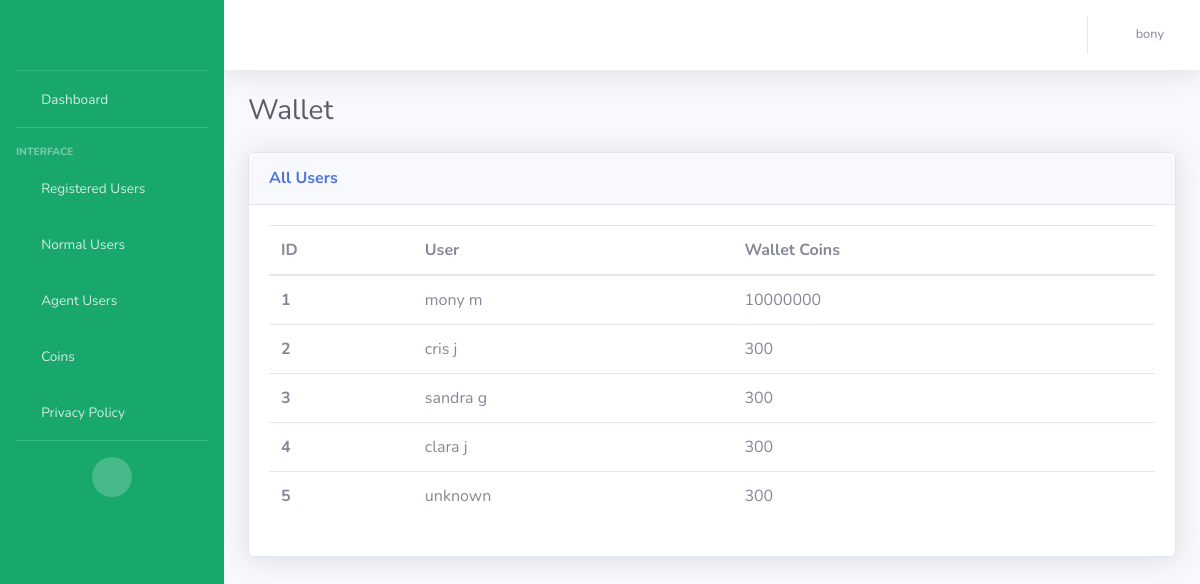
The app's page /wallet_normal_user (signed in) with its own data.
### my_rabit_app/models.py (models this page shows, shortened)
class WalletModel(models.Model):
    wallet_id = models.AutoField(primary_key=True)
    user = models.ForeignKey(CustomerModel, on_delete=models.CASCADE)
    wallet_coins = models.IntegerField(default=300, null=True)
    call_amount = models.FloatField(default=0.0)
    total_minutes = models.IntegerField(default=0)
    total_amount = models.FloatField(default=0.0)

class CustomerModel(models.Model):
    NORMAL_USER = 'Normal User'
    AGENT_USER = 'Agent User'
    USER_STATUS_CHOICES = [
        (NORMAL_USER, 'Normal User'),
        (AGENT_USER, 'Agent User'),
    ]
    MALE = 'Male'
    FEMALE = 'Female'
    GENDER_CHOICES = [
        (MALE, 'Male'),
        (FEMALE, 'Female')
    ]
    customer_id = models.AutoField(primary_key=True)
    customer_first_name = models.CharField(max_length=100, blank=False)
    customer_last_name = models.CharField(max_length=100, default="unknown")
    customer_email = models.EmailField(default="unknown")
    customer_phone_number = models.CharField(max_length=50)
    customer_password = models.CharField(max_length=100, default='unknown')
    rating = models.IntegerField(default=0)
    terms_conditions = models.BooleanField(default=False)
    is_online = models.BooleanField(default=False)
    is_engaged = models.BooleanField(default=False)
    is_existing = models.BooleanField(default=False)
    adhaar_no = models.CharField(max_length=50, default="unknown")
    terms_conditions = models.BooleanField(default=False)
    gender = models.CharField(
        max_length=20,
        choices=GENDER_CHOICES,
        null=True
    )
    status = models.CharField(
        max_length=20,
        choices=USER_STATUS_CHOICES,
        default=NORMAL_USER,
    )
    @property
    def rating(self):
        from .models import RatingModel
        rating = RatingModel.objects.filter(agent=self).aggregate(Avg('ratings')).get('ratings__avg')
        return rating if rating is not None else 0

### my_rabit_app/views.py (the view)
# urls.py: path('wallet_normal_user', views.wallet_normaluser, name='wallet_normal_users'),  # wallet page for normal user
def wallet_normaluser(request):
    username = request.session.get('user', None)
    if username is None:
        return redirect('/login')
    wallets = WalletModel.objects.filter(user__status='Normal User')
    return render(request, 'normaluser_wallet.html', {'wallets': wallets, 'username': username})

### templates/normaluser_wallet.html (shortened to what this page needs)
{% extends 'base.html' %}
{% block content %}
    <div class="container-fluid">
        <div class="d-sm-flex align-items-center justify-content-between mb-4">
            <h1 class="h3 mb-0 text-gray-800">Wallet</h1>
        </div>
        <div class="row">
            <div class="col">
                <div class="card shadow mb-4">
                    <div
                        class="card-header py-3 d-flex flex-row align-items-center justify-content-between">
                        <h6 class="m-0 font-weight-bold text-primary">All Users</h6>
                    </div>
                    <div class="card-body">
                        <div>
                            <table class="table all-users">
                              <thead>
                                <tr>
                                  <th scope="col">ID</th>
                                  <th scope="col">User</th>
                                  <th scope="col">Wallet Coins</th>
                                </tr>
                              </thead>
                              <tbody>
                              {% for wallet in wallets %}
                                <tr>
                                  <th scope="row">{{ forloop.counter }}</th>
                                  <td>{{wallet.user.customer_first_name}} {{wallet.user.customer_last_name}}</td>
                                  <td>{{wallet.wallet_coins}}</td>
                                </tr>
                              {% endfor %}
                              </tbody>
                            </table>
                        </div>
                    </div>
                </div>
            </div>
        </div>
    </div>
{% endblock %}

### records on screen
WalletModel: user.customer_first_name "mony", user.customer_last_name "m", wallet_coins "10000000"
WalletModel: user.customer_first_name "cris", user.customer_last_name "j", wallet_coins "300"
WalletModel: user.customer_first_name "sandra", user.customer_last_name "g", wallet_coins "300"
WalletModel: user.customer_first_name "clara", user.customer_last_name "j", wallet_coins "300"
WalletModel: user.customer_last_name "unknown", wallet_coins "300"

### other values on screen
{{ username }} "bony"
